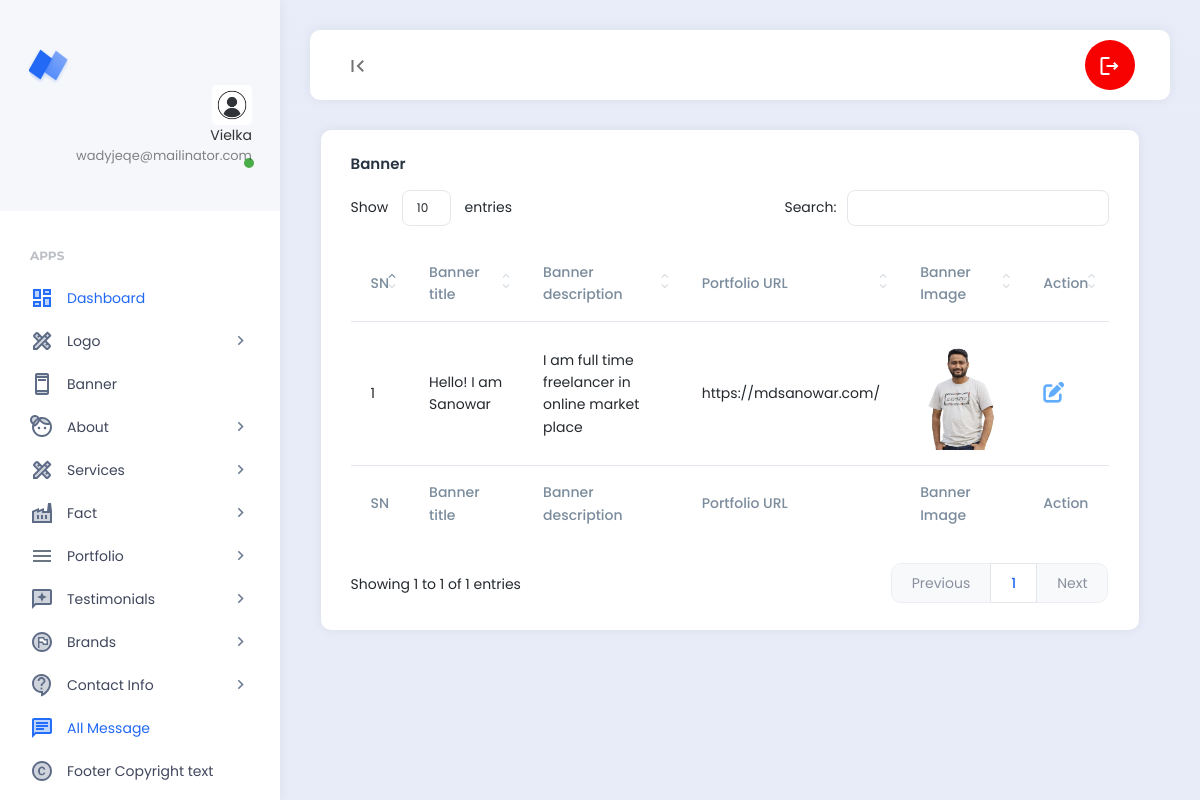
/backend/manage_banner.php (signed in), run on the app's committed database.
### tables this page shows
CREATE TABLE `pro_users` (
  `id` int(11) NOT NULL,
  `name` varchar(55) NOT NULL,
  `email` varchar(55) NOT NULL,
  `password` varchar(100) NOT NULL,
  `profile_photo` varchar(200) NOT NULL DEFAULT 'profile_photo.jpg'
);

CREATE TABLE `pro_banners` (
  `id` int(11) NOT NULL,
  `banner_title` varchar(255) NOT NULL,
  `banner_description` longtext NOT NULL,
  `facebook_url` varchar(100) NOT NULL,
  `instagram_url` varchar(100) NOT NULL,
  `linkedin_url` varchar(100) NOT NULL,
  `twitter_url` varchar(100) NOT NULL,
  `portfolio_url` varchar(100) NOT NULL,
  `banner_image` varchar(100) NOT NULL DEFAULT 'banner_person_image.jpg'
);

### backend/manage_banner.php (the view, shortened to what this page needs)
<?php
require_once('header.php');
require_once('../config/db.php');
$select_all_facts_query = "SELECT * FROM pro_banners";
$select_all_banner_query_run = mysqli_query($db_con, $select_all_facts_query);
$banners_serial = 1;
?>
<div class="row">
    <div class="col">
        <div class="card">
            <div class="card-header">
                <h5 class="card-title">Banner</h5>
            </div>
            <div class="card-body">
                <table id="datatable1" class="display" style="width:100%">
                    <thead>
                        <tr>
                            <th>SN</th>
                            <th>Banner title</th>
                            <th>Banner description</th>
                            <th>Portfolio URL</th>
                            <th>Banner Image</th>
                            <th>Action</th>
                        </tr>
                    </thead>
                    <tbody>
                        <?php foreach($select_all_banner_query_run as $banner_items) : ?>
                        <tr>
                            <td><?= $banners_serial++; ?></td>
                            <td><?= $banner_items['banner_title'];?></td>
                            <td><?= $banner_items['banner_description'];?></td>
                            <td><?= $banner_items['portfolio_url'];?></td>
                            <td><img src="<?php echo 'assets/images/banner_photo/'.$banner_items['banner_image']?>" alt="" width="80"></td>
                            <td>
                            <a href="edit_banner.php?id=<?=$banner_items['id']?>" class="text-info h4"><i class="fa-solid fa-pen-to-square"></i></a>
                            </td>
                        </tr>
                        <?php endforeach;?>
                    </tbody>
                    <tfoot>
                    <tr>
                            <th>SN</th>
                            <th>Banner title</th>
                            <th>Banner description</th>
                            <th>Portfolio URL</th>
                            <th>Banner Image</th>
                            <th>Action</th>
                        </tr>
                    </tfoot>
                </table>
            </div>
        </div>
    </div>
</div>
<?php require_once('footer.php');?>

### backend/header.php (shortened to what this page needs)
<?php
require_once('../config/db.php');
$id = $_SESSION['login_id'];
$select_profile_image_query = "SELECT profile_photo FROM `pro_users` WHERE id=$id";
$query_run = mysqli_query($db_con, $select_profile_image_query);
$select_profile_fetch_assoc = mysqli_fetch_assoc($query_run)['profile_photo'];
?>
<!DOCTYPE html>
<html lang="en">
<head>
    <link rel="stylesheet" href="https://cdnjs.cloudflare.com/ajax/libs/font-awesome/6.4.2/css/all.min.css">
    <link href="assets/plugins/bootstrap/css/bootstrap.min.css" rel="stylesheet">
    <link href="assets/plugins/perfectscroll/perfect-scrollbar.css" rel="stylesheet">
    <link href="assets/plugins/pace/pace.css" rel="stylesheet">
    <link href="assets/plugins/highlight/styles/github-gist.css" rel="stylesheet">
    <link href="assets/plugins/summernote/summernote-lite.min.css" rel="stylesheet">
    <link href="assets/plugins/datatables/datatables.min.css" rel="stylesheet">
    <link href="assets/css/main.min.css" rel="stylesheet">
    <link href="assets/css/custom.css" rel="stylesheet">
</head>
<body>
    <div class="app align-content-stretch d-flex flex-wrap">
        <div class="app-sidebar">
            <div class="logo">
                <a href="http://localhost/project/" target="_blank" class="logo-icon"><span class="logo-text">Neptune</span></a>
                <div class="sidebar-user-switcher user-activity-online">
                    <a href="#">
                        <img src="assets/images/profile_photo/<?= $select_profile_fetch_assoc;?>">
                        <span class="activity-indicator"></span>
                        <span class="user-info-text"><?php if(isset($_SESSION['login_name'])) : echo $_SESSION['login_name']; endif ?><br><span class="user-state-info"><?php if(isset($_SESSION['login_email'])) : echo $_SESSION['login_email']; endif?></span></span>
                    </a>
                </div>
            </div>
            <div class="app-menu">
                <ul class="accordion-menu">
                    <li class="sidebar-title">
                        Apps
                    </li>
                    <li class="active-page">
                        <a href="dashboard.php" class="active"><i class="material-icons-two-tone">dashboard</i>Dashboard</a>
                    </li>
                    <li>
                        <a href=""><i class="material-icons-two-tone">design_services</i>Logo<i class="material-icons has-sub-menu">keyboard_arrow_right</i></a>
                    </li>
                    <li>
                        <a href="manage_banner.php"><i class="material-icons-two-tone">ad_units</i>Banner</a>
                    </li>
                    <li>
                        <a href=""><i class="material-icons-two-tone">face_4</i>About<i class="material-icons has-sub-menu">keyboard_arrow_right</i></a>
                    </li>
                    <li>
                        <a href=""><i class="material-icons-two-tone">design_services</i>Services<i class="material-icons has-sub-menu">keyboard_arrow_right</i></a>
                    </li>
                    <li>
                        <a href=""><i class="material-icons-two-tone">factory</i>Fact<i class="material-icons has-sub-menu">keyboard_arrow_right</i></a>
                    </li>
                    <li>
                        <a href=""><i class="material-icons-two-tone"> menu </i>Portfolio<i class="material-icons has-sub-menu">keyboard_arrow_right</i></a>
                    </li>
                    <li>
                        <a href=""><i class="material-icons-two-tone">reviews</i>Testimonials<i class="material-icons has-sub-menu">keyboard_arrow_right</i></a>
                    </li>
                    <li>
                        <a href=""><i class="material-icons-two-tone">flag_circle</i>Brands<i class="material-icons has-sub-menu">keyboard_arrow_right</i></a>
                    </li>
                    <li>
                        <a href=""><i class="material-icons-two-tone">contact_support</i>Contact Info<i class="material-icons has-sub-menu">keyboard_arrow_right</i></a>
                    </li>
                    <li class="active-page">
                        <a href="all_message.php" class="active"><i class="material-icons-two-tone">chat</i>All Message</a>
                    </li>
                    <li>
                        <a href="copyright_text.php"><i class="material-icons-two-tone">copyright</i>Footer Copyright text</a>
                    </li>
                </ul>
            </div>
        </div>
        <div class="app-container">
            <div class="app-header">
                <nav class="navbar navbar-light navbar-expand-lg">
                    <div class="container-fluid">
                        <div class="navbar-nav" id="navbarNav">
                            <ul class="navbar-nav">
                                <li class="nav-item">
                                    <a class="nav-link hide-sidebar-toggle-button" href="#"><i class="material-icons">first_page</i></a>
                                </li>
                            </ul>
                        </div>
                        <div class="d-flex">
                            <ul class="navbar-nav">
                                <li class="nav-item hidden-on-mobile">
                                    <a class="nav-link nav-notifications-toggle" id="notificationsDropDown" style="width: 50px; height:50px;border-radius:50%;" href="#" data-bs-toggle="dropdown">
                                        <i class="material-icons-outlined">logout</i>
                                    </a>
                                </li>
                            </ul>
                        </div>
                    </div>
                </nav>
            </div>
            <div class="app-content">
                <div class="content-wrapper">
                    <div class="container">
                        <div class="row">

### data on the page
pro_users: profile_photo (picture)
pro_banners: banner_title "Hello! I am Sanowar", banner_description "I am full time freelancer in online market place", portfolio_url "https://mdsanowar.com/", banner_image (picture)

### other printed values
$_SESSION['login_name'] "Vielka"
$_SESSION['login_email'] "wadyjeqe@mailinator.com"
